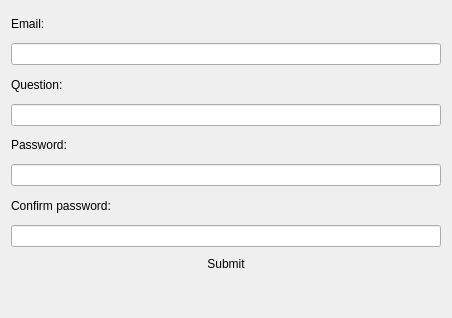
<?xml version="1.0" encoding="UTF-8"?>
<ui version="4.0">
 <class>PasswordDialog</class>
 <widget class="QDialog" name="PasswordDialog">
  <property name="geometry">
   <rect>
    <x>0</x>
    <y>0</y>
    <width>452</width>
    <height>318</height>
   </rect>
  </property>
  <property name="windowTitle">
   <string>Dialog</string>
  </property>
  <property name="styleSheet">
   <string notr="true">QLineEdit:disabled{
	background-color: rgb(144, 144, 144)
}</string>
  </property>
  <layout class="QVBoxLayout" name="verticalLayout">
   <item>
    <widget class="QLabel" name="label_2">
     <property name="text">
      <string>Email:</string>
     </property>
    </widget>
   </item>
   <item>
    <widget class="QLineEdit" name="emailEdit"/>
   </item>
   <item>
    <widget class="QLabel" name="questioLabel">
     <property name="text">
      <string>Question:</string>
     </property>
    </widget>
   </item>
   <item>
    <widget class="QLineEdit" name="questionEdit"/>
   </item>
   <item>
    <widget class="QLabel" name="label_3">
     <property name="text">
      <string>Password:</string>
     </property>
    </widget>
   </item>
   <item>
    <widget class="QLineEdit" name="passwordEdit">
     <property name="echoMode">
      <enum>QLineEdit::PasswordEchoOnEdit</enum>
     </property>
    </widget>
   </item>
   <item>
    <widget class="QLabel" name="label_4">
     <property name="text">
      <string>Confirm password:</string>
     </property>
    </widget>
   </item>
   <item>
    <widget class="QLineEdit" name="passwordConfirmEdit">
     <property name="echoMode">
      <enum>QLineEdit::PasswordEchoOnEdit</enum>
     </property>
    </widget>
   </item>
   <item>
    <widget class="QPushButton" name="submitButton">
     <property name="text">
      <string>Submit</string>
     </property>
     <property name="flat">
      <bool>true</bool>
     </property>
    </widget>
   </item>
   <item>
    <widget class="QLabel" name="statusLabel">
     <property name="text">
      <string/>
     </property>
    </widget>
   </item>
  </layout>
 </widget>
 <resources/>
 <connections/>
</ui>
